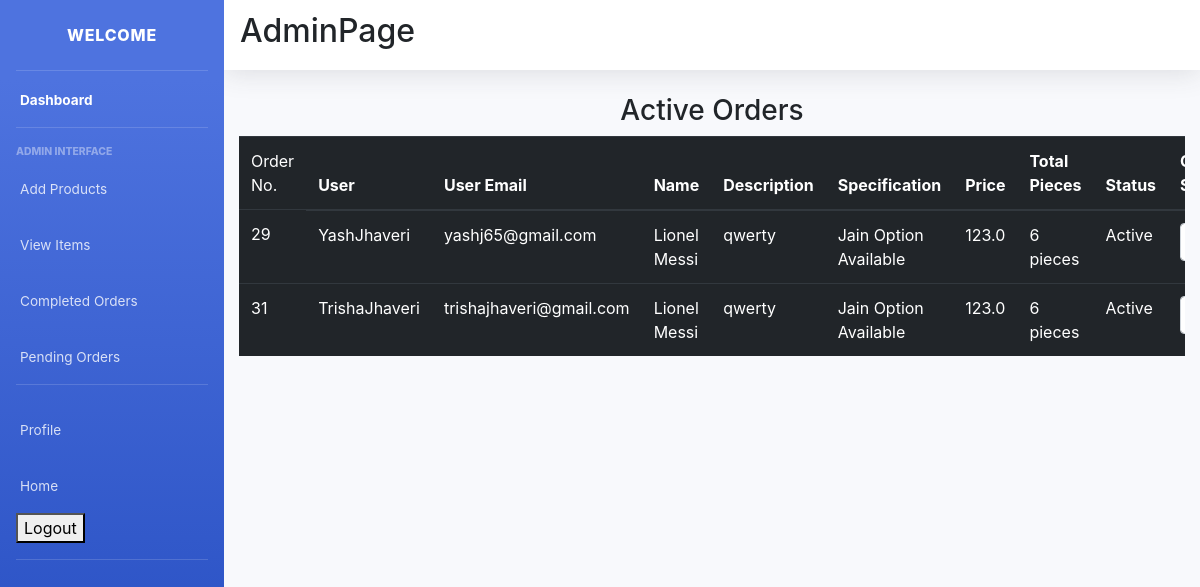
The app's page /pending_orders/ (signed in) with its own data.
### main/models.py (models this page shows, shortened)
class CartItems(models.Model):
    ORDER_STATUS = (
        ('Active', 'Active'),
        ('Delivered', 'Delivered')
    )
    user = models.ForeignKey(User, on_delete=models.CASCADE)
    item = models.ForeignKey(Item, on_delete=models.CASCADE)
    ordered = models.BooleanField(default=False)
    quantity = models.IntegerField(default=1)
    ordered_date = models.DateField(default=timezone.now)
    status = models.CharField(max_length=20, choices=ORDER_STATUS, default='Active')
    delivery_date = models.DateField(default=timezone.now)
    class Meta:
        verbose_name = 'Cart Item'
        verbose_name_plural = 'Cart Items'

class Item(models.Model):
    LABELS = (
        ('BestSeller', 'BestSeller'),
        ('New', 'New'),
        ('Spicy🔥', 'Spicy🔥'),
    )
    LABEL_COLOUR = (
        ('danger', 'danger'),
        ('success', 'success'),
        ('primary', 'primary'),
        ('info', 'info')
    )
    title = models.CharField(max_length=150)
    description = models.CharField(max_length=250,blank=True)
    price = models.FloatField()
    pieces = models.IntegerField(default=6)
    instructions = models.CharField(max_length=250,default="Jain Option Available")
    image = models.ImageField(default='default.png', upload_to='images/')
    labels = models.CharField(max_length=25, choices=LABELS, blank=True)
    label_colour = models.CharField(max_length=15, choices=LABEL_COLOUR, blank=True)
    slug = models.SlugField(default="sushi_name")
    created_by = models.ForeignKey(User, on_delete=models.CASCADE)

### main/decorators.py (the view)
    def wrapper_func(request, *args, **kwargs):
        group = Group.objects.get(user = request.user)
        if group.name == 'admin_owner':
            return view_func(request, *args, **kwargs)
        else:
            return redirect('/')

### main/views.py (called while the page is built)
@login_required(login_url='/accounts/login/')
@admin_required
def pending_orders(request):
    items = CartItems.objects.filter(item__created_by=request.user, ordered=True,status="Active").order_by('-ordered_date')
    context = {
        'items':items,
    }
    return render(request, 'main/pending_orders.html', context)

### main/templates/main/pending_orders.html (shortened to what this page needs)
{% extends "main/layout2.html" %}
{% block content %}
<div class="cart">
        <div class="row">
            <div class="col-sm-12">
                <h3 class="text-center">Active Orders</h3>
                {% if items %}
                <div class="table-responsive">
                    <table class="table table-dark">
                        <thead>
                        <tr>
                            <td scope="col">Order No.</td>
                            <th scope="col">User</th>
                            <th scope="col">User Email</th>
                            <th scope="col">Name</th>
                            <th scope="col">Description</th>
                            <th scope="col">Specification</th>
                            <th scope="col">Price</th>
                            <th scope="col">Total Pieces</th>
                            <th scope="col">Status</th>
                            <th scope="col">Change Status</th>
                        </tr>
                        </thead>
                        <tbody>
                            {% for item in items %}
                        <tr>
                            <td>{{ item.id }}</td>
                            <td>{{ item.user.username }}</td>
                            <td>{{ item.user.email}}</td>
                            <td>{{ item.item.title }} <span class="badge badge-{{ item.item.label_colour }}">{{ item.item.labels }}</span></td>
                            <td>{{ item.item.description }}</td>
                            <td>{{ item.item.instructions }}</td>
                            <td>{{ item.item.price }}</td>
                            <td>{{ item.item.pieces }} pieces</td>
                            <td>{{ item.status }}</td>
                            <td>
                                <form method="POST" action="{% url 'main:update_status' item.id %}" style="display: flex;">
                                    <select class="form-control" name="status">
                                        <option value="Active" selected="selected">Active</option>
                                    </select>
                                </form>
                            </td>
                        </tr>
                            {% endfor %}
                        </tbody>
                    </table>
                </div>
                {% else %}
                <h4 class="text-center">Sorry, you have not ordered any item yet!!!</h4>
                {% endif %}
            </div>
        </div>
</div>
{% endblock content %}

### records on screen
CartItems: id "29", user.username "YashJhaveri", user.email "yashj65@gmail.com", item "Lionel Messi", item.description "qwerty", item.instructions "Jain Option Available", item.price "123.0", item.pieces "6", status "Active"
CartItems: id "31", user.username "TrishaJhaveri", user.email "trishajhaveri@gmail.com", item "Lionel Messi", item.description "qwerty", item.instructions "Jain Option Available", item.price "123.0", item.pieces "6", status "Active"
